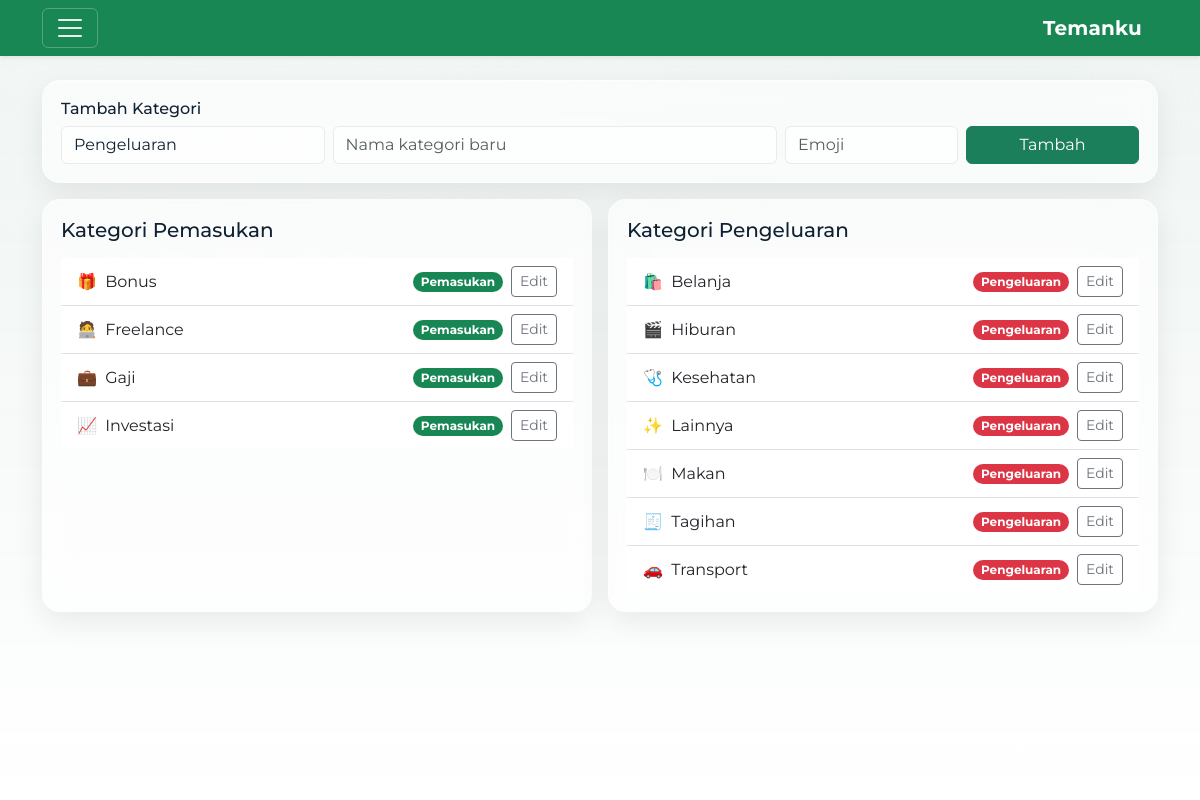
The page /categories (signed in) on the database its author committed.
### tables this page shows
CREATE TABLE categories (
  id INTEGER PRIMARY KEY AUTOINCREMENT,
  user_id INTEGER NOT NULL,
  type TEXT CHECK(type IN ('income','expense')) NOT NULL,
  name TEXT NOT NULL, emoji TEXT,
  UNIQUE(user_id, type, name),
  FOREIGN KEY (user_id) REFERENCES users(id)
);

### app.py (the view)
@app.get("/categories")
@login_required
def categories_page():
    with db() as con:
        inc = con.execute(
            "SELECT * FROM categories WHERE user_id=? AND type='income' ORDER BY name",
            (current_user.id,)
        ).fetchall()
        exp = con.execute(
            "SELECT * FROM categories WHERE user_id=? AND type='expense' ORDER BY name",
            (current_user.id,)
        ).fetchall()
    return render_template(
        "categories.html",
        income=[dict(i) for i in inc],
        expense=[dict(e) for e in exp],
        title="Kategori",
    )

### app.py (called while the page is built)
def db():
    conn = sqlite3.connect(APP_DB, timeout=5.0)
    conn.row_factory = sqlite3.Row
    conn.execute("PRAGMA busy_timeout = 5000")
    return conn

@login_manager.user_loader
def load_user(user_id):
    with db() as con:
        row = con.execute("SELECT * FROM users WHERE id=?", (user_id,)).fetchone()
        return User(row) if row else None

### templates/categories.html (shortened to what this page needs)
{% extends "base.html" %}
{% block content %}
<div class="card-soft mb-3">
  <h6 class="mb-2">Tambah Kategori</h6>
  <form method="post" class="row g-2" action="{{ url_for('categories_add') }}">
    <div class="col-md-3">
      <select name="type" class="form-select" required>
        <option value="expense" selected>Pengeluaran</option>
      </select>
    </div>
    <div class="col-md-5">
      <input name="name" class="form-control" placeholder="Nama kategori baru" required>
    </div>
    <div class="col-md-2">
      <input name="emoji" class="form-control" placeholder="Emoji" maxlength="4">
    </div>
    <div class="col-md-2">
      <button class="btn btn-primary w-100">Tambah</button>
    </div>
  </form>
</div>
<div class="row g-3">
  <div class="col-lg-6">
    <div class="card-soft h-100">
      <h5 class="mb-3">Kategori Pemasukan</h5>
      <ul class="list-group list-group-flush">
        {% for c in income %}
          <li class="list-group-item d-flex justify-content-between align-items-center">
            <div>
              <span class="me-1">{{ c.emoji or '' }}</span>
              {{ c.name }}
            </div>
            <div class="d-flex align-items-center gap-2">
              <span class="badge rounded-pill text-bg-success">Pemasukan</span>
              <button class="btn btn-sm btn-outline-secondary" data-bs-toggle="modal" data-bs-target="#catModal"
                      data-id="{{ c.id }}" data-name="{{ c.name }}" data-emoji="{{ c.emoji or '' }}">Edit</button>
            </div>
          </li>
        {% endfor %}
      </ul>
    </div>
  </div>
  <div class="col-lg-6">
    <div class="card-soft h-100">
      <h5 class="mb-3">Kategori Pengeluaran</h5>
      <ul class="list-group list-group-flush">
        {% for c in expense %}
          <li class="list-group-item d-flex justify-content-between align-items-center">
            <div>
              <span class="me-1">{{ c.emoji or '' }}</span>
              {{ c.name }}
            </div>
            <div class="d-flex align-items-center gap-2">
              <span class="badge rounded-pill text-bg-danger">Pengeluaran</span>
              <button class="btn btn-sm btn-outline-secondary" data-bs-toggle="modal" data-bs-target="#catModal"
                      data-id="{{ c.id }}" data-name="{{ c.name }}" data-emoji="{{ c.emoji or '' }}">Edit</button>
            </div>
          </li>
        {% endfor %}
      </ul>
    </div>
  </div>
</div>
{% endblock %}

### static/style.css (style rules this page uses)
:root { --bg:#0f5132; --page:#e9eef6; --card:rgba(255,255,255,.6); --text:#102132; --muted:#6c7a89; --primary:#1a7f5a; --ring:rgba(26,127,90,.35); --glass-border:rgba(255,255,255,.32); --chart-bar:45, 156, 219; }
* { scroll-behavior:smooth }
body { background:var(--page); color:var(--text); font-family: "Montserrat", system-ui, -apple-system, "Segoe UI", Roboto, "Helvetica Neue", Arial, "Noto Sans", "Apple Color Emoji","Segoe UI Emoji","Segoe UI Symbol", sans-serif; font-feature-settings: "cv01","cv02"; }
.btn { transition:transform .15s ease, box-shadow .2s ease }
.btn-primary { background:var(--primary);border-color:var(--primary) }
.form-control,.form-select { background:rgba(255,255,255,.65);color:var(--text); border:1px solid rgba(0,0,0,.08) }
.card-soft { background:var(--card); border:1px solid var(--glass-border); border-radius:18px; padding:18px; box-shadow: 0 10px 30px rgba(10,14,29,.08), inset 0 1px 0 rgba(255,255,255,.25); backdrop-filter: blur(14px); -webkit-backdrop-filter: blur(14px); transition:transform .25s ease, box-shadow .25s ease, border-color .25s ease; }
body { font-family: "Montserrat", system-ui, -apple-system, Segoe UI, Roboto, Arial, sans-serif; }

### rows shown on the page
categories: emoji "🎁", name "Bonus"
categories: emoji "🧑‍💻", name "Freelance"
categories: emoji "💼", name "Gaji"
categories: emoji "📈", name "Investasi"
categories: emoji "🛍️", name "Belanja"
categories: emoji "🎬", name "Hiburan"
categories: emoji "🩺", name "Kesehatan"
categories: emoji "✨", name "Lainnya"
categories: emoji "🍽️", name "Makan"
categories: emoji "🧾", name "Tagihan"
categories: emoji "🚗", name "Transport"
